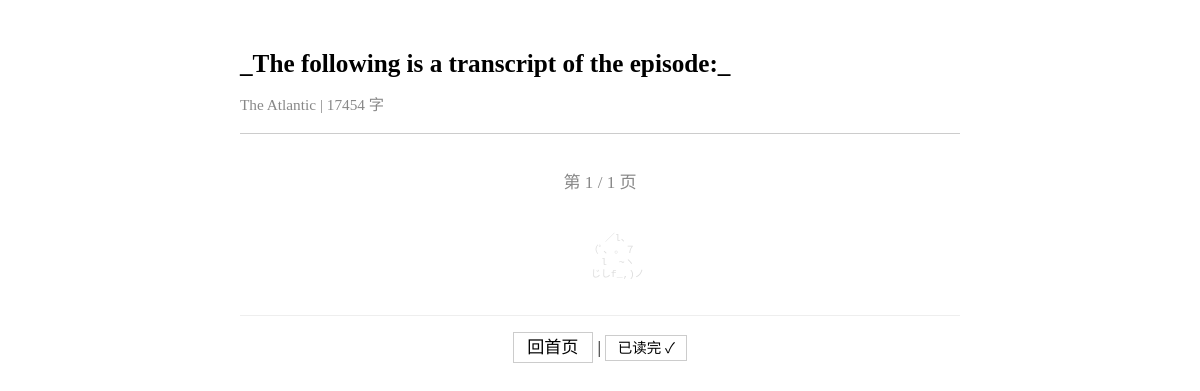
Page /article/072cc3eb69f3234c on the earlier database version.
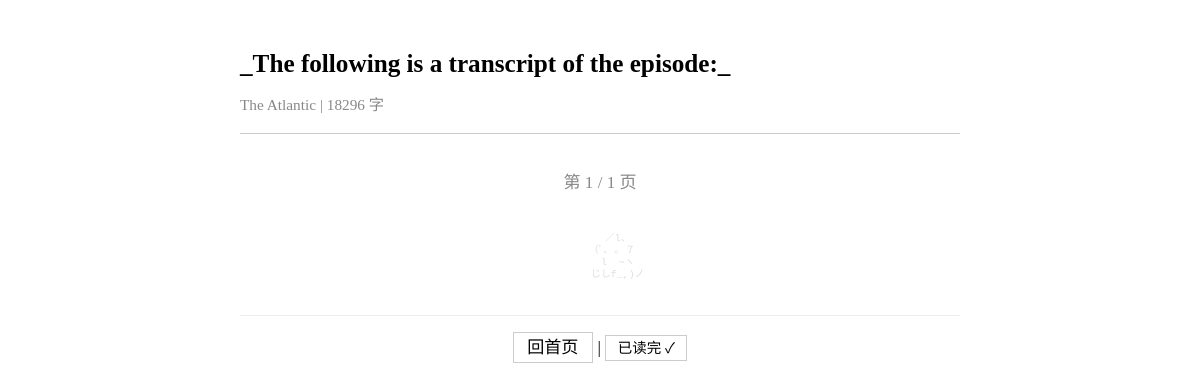
Same page on the later database version.
### tables this page shows
CREATE TABLE articles (
            id TEXT PRIMARY KEY,
            title_zh TEXT NOT NULL DEFAULT '',
            source TEXT NOT NULL DEFAULT '',
            source_url TEXT NOT NULL DEFAULT '',
            author TEXT NOT NULL DEFAULT '',
            summary_zh TEXT NOT NULL DEFAULT '',
            tags TEXT NOT NULL DEFAULT '[]',
            word_count_zh INTEGER NOT NULL DEFAULT 0,
            original_word_count INTEGER NOT NULL DEFAULT 0,
            translation_model TEXT NOT NULL DEFAULT '',
            prompt_version TEXT NOT NULL DEFAULT '',
            quality_score TEXT NOT NULL DEFAULT '{}',
            read_status TEXT NOT NULL DEFAULT 'unread',
            read_at TEXT,
            fetched_at TEXT NOT NULL DEFAULT ''
        , section_id TEXT NOT NULL DEFAULT '', has_spoiler INTEGER NOT NULL DEFAULT 0, topic_keywords TEXT NOT NULL DEFAULT '[]');

### server.py (the view)
@app.get("/article/{article_id}", response_class=HTMLResponse)
async def article_view(article_id: str, page: int = Query(1, ge=1)):
    article = get_article(article_id)
    if not article:
        return HTMLResponse("<h1>Article not found</h1>", status_code=404)
    content = article.get("content_zh", "")
    if not content:
        json_path = Path(__file__).parent / "data" / "articles" / f"{article_id}.json"
        if json_path.exists():
            full = json.loads(json_path.read_text())
            content = full.get("content_zh", "")
            article["content_zh"] = content
    content = markdown_to_html(content)
    pages = paginate_content(content)
    total_pages = len(pages) or 1
    page = min(page, total_pages)
    is_last = (page == total_pages)
    status = "done" if is_last else "reading"
    update_read_status(article_id, status)
    issue_date = article.get("fetched_at", "")[:10]
    next_id = None
    if issue_date:
        issue = get_issue(issue_date)
        if issue:
            ids = issue.get("articles", [])
            try:
                idx = ids.index(article_id)
                if idx + 1 < len(ids):
                    next_id = ids[idx + 1]
            except ValueError:
                pass
    template = env.get_template("article.html")
    return template.render(
        article=article,
        page_content=pages[page - 1] if pages else "",
        page=page,
        total_pages=total_pages,
        is_last=is_last,
        next_id=next_id,
    )

### templates/article.html (shortened to what this page needs)
<!DOCTYPE html>
<html lang="zh-CN">
<head>
</head>
<body>
<div class="article-header">
  <h1>{{ article.title_zh or article.id }}</h1>
  <div class="meta">{{ article.source }} | {{ article.word_count_zh }} 字</div>
</div>
<div class="pagination">
<span>第 {{ page }} / {{ total_pages }} 页</span>
</div>
<pre class="cat-footer">
      ／l、
    （ﾟ､ ｡ ７
      l  ~ヽ
      じしf_,)ノ
</pre>
<div class="nav-bottom">
<a href="/">回首页</a>
{% if is_last %}
| <a class="done-link" href="/article/{{ article.id }}?page={{ page }}">已读完 ✓</a>
{% endif %}
</div>
</body>
</html>

Differences in the rows shown:
changed articles "_The following is a transcript of the episode:_": word_count_zh "17454" → "18296"
